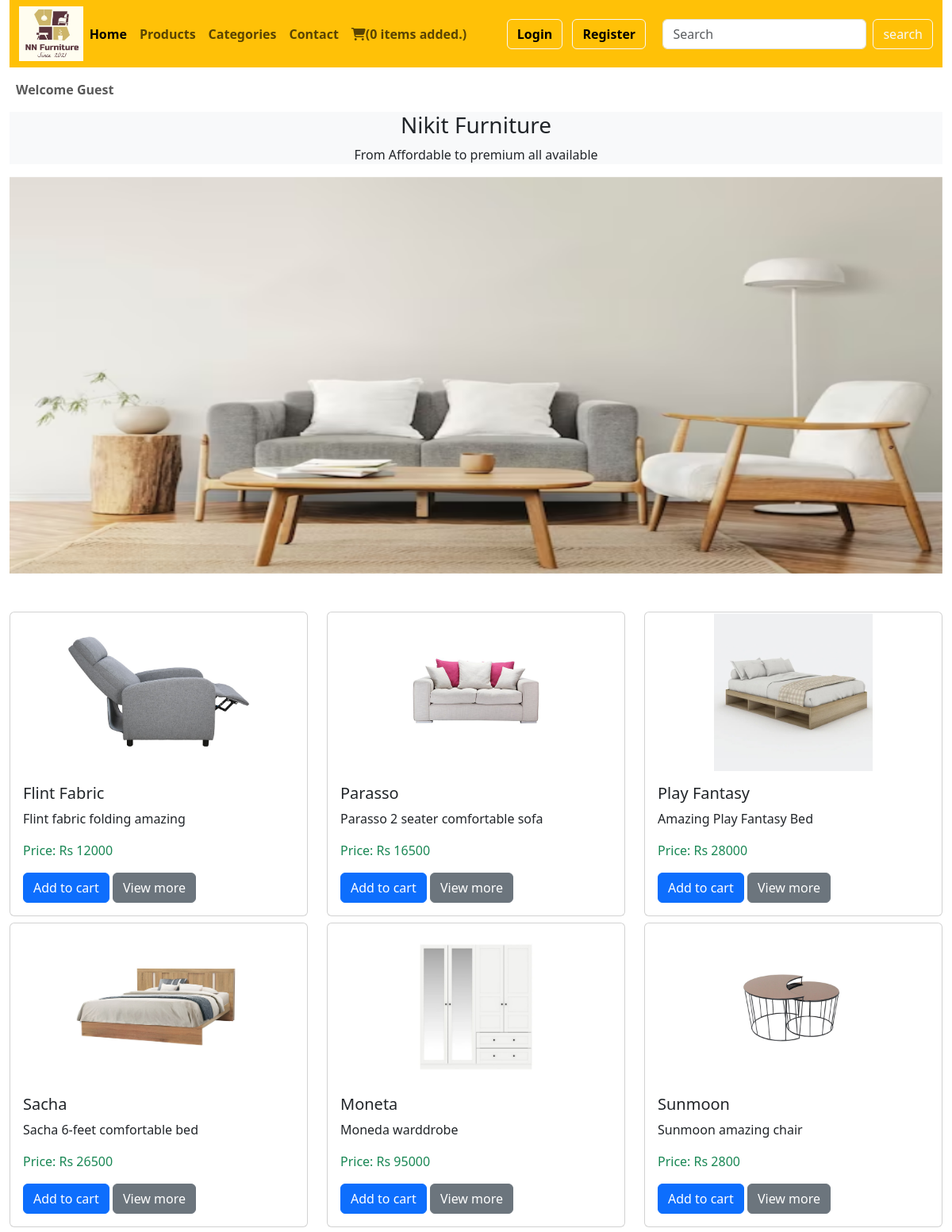
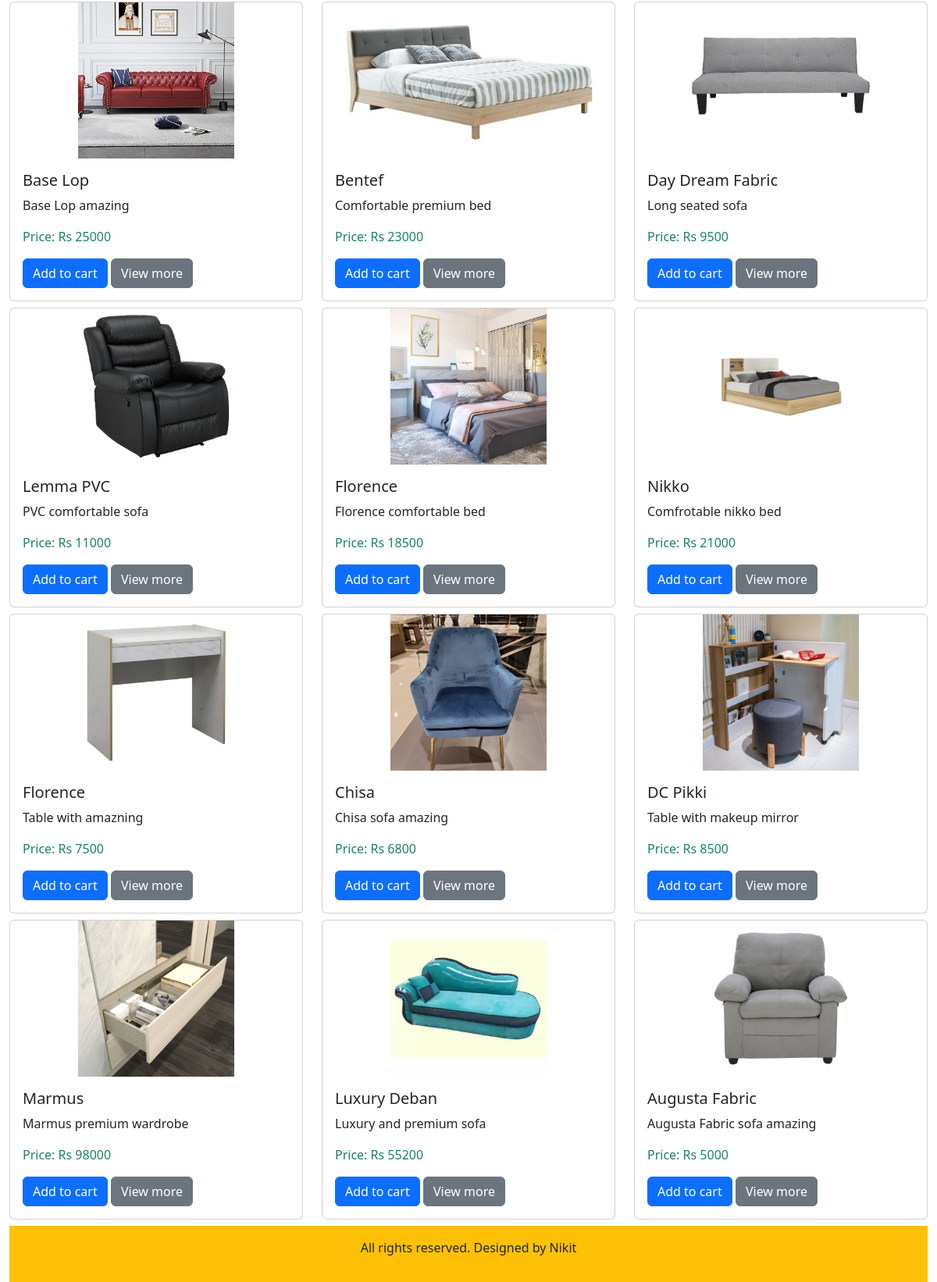
The page / on the database its author committed (2 pictures, top to bottom).
### tables this page shows
CREATE TABLE `products` (
  `product_id` int(11) NOT NULL,
  `product_title` varchar(100) NOT NULL,
  `product_description` varchar(255) NOT NULL,
  `product_keywords` varchar(255) NOT NULL,
  `category_id` int(11) NOT NULL,
  `product_image1` varchar(255) NOT NULL,
  `product_image2` varchar(255) NOT NULL,
  `product_image3` varchar(255) NOT NULL,
  `product_price` varchar(100) NOT NULL,
  `date` timestamp NOT NULL DEFAULT current_timestamp() ON UPDATE current_timestamp(),
  `status` varchar(100) NOT NULL
);

### function/common_function.php (the view, shortened to what this page needs)
<?php
function getproducts(){
    global $con;
    if(!isset($_GET['category'])){
$select_query="Select * from `products` order by rand()";
$result_query=mysqli_query($con,$select_query);
while ($row = mysqli_fetch_assoc($result_query)) {
  $product_id = $row['product_id'];
  $product_title = $row['product_title'];
  $product_description = $row['product_description'];
  $product_image1 = $row['product_image1'];
  $product_price = $row['product_price'];
  echo " <div class='col-md-4 mb-2'>
  <div class='card'>
<img src='./admin/product_images/$product_image1' class='card-img-top' alt=''>
<div class='card-body'>
  <h5 class='card-title'>$product_title</h5>
  <p class='card-text'>$product_description</p>
  <p class='card-text text-success'>Price: Rs $product_price</p>
  <a href='index.php?add_to_cart=$product_id' class='btn btn-primary'>Add to cart</a>
  <a href='product_details.php?product_id=$product_id' class='btn btn-secondary'>View more</a>
</div>
</div>
  </div>";
}
}
}
function getIPAddress() {
   if(!empty($_SERVER['HTTP_CLIENT_IP'])) {
              $ip = $_SERVER['HTTP_CLIENT_IP'];
      }
  elseif (!empty($_SERVER['HTTP_X_FORWARDED_FOR'])) {
              $ip = $_SERVER['HTTP_X_FORWARDED_FOR'];
   }
  else{
           $ip = $_SERVER['REMOTE_ADDR'];
   }
   return $ip;
}
function cart_item(){
if(isset($_GET['add_to_cart'])){
  global $con;
  $get_ip_add =getIPAddress();
  $select_query="Select * from `cart_details` where ip_address='$get_ip_add'";
  $result_query=mysqli_query($con,$select_query);
  $count_cart_item=mysqli_num_rows($result_query);
}else{
  global $con;
  $get_ip_add =getIPAddress();
  $select_query="Select * from `cart_details` where ip_address='$get_ip_add'";
  $result_query=mysqli_query($con,$select_query);
  $count_cart_item=mysqli_num_rows($result_query);
}
echo $count_cart_item;
}
?>

### index.php (shortened to what this page needs)
<?php
include('./includes/connect.php');
include('function/common_function.php');
?>
<!DOCTYPE html>
<html lang="en">
<head>
    <link href="https://cdn.jsdelivr.net/npm/bootstrap@5.3.3/dist/css/bootstrap.min.css" rel="stylesheet">
    <link rel="stylesheet" href="https://cdnjs.cloudflare.com/ajax/libs/font-awesome/6.5.1/css/all.min.css" />
<link rel="stylesheet" href="style.css">
</head>
<body>
   <div class="container-fluid">
    <nav class="navbar navbar-expand-lg bg-warning">
  <div class="container-fluid">
    <img src="./img/logo.jpg" alt="" class="logo">
    <div class="collapse navbar-collapse" id="navbarSupportedContent">
      <ul class="navbar-nav me-auto mb-2 mb-lg-0">
        <li class="nav-item">
          <a class="nav-link active" aria-current="page" href="index.php"><b>Home</b></a>
        </li>
        <li class="nav-item">
          <a class="nav-link" href="display_products.php"><b>Products</b></a>
        </li>
        <li class="nav-item">
          <a class="nav-link" href="categories.php"><b>Categories</b></a>
        </li>
        <li class="nav-item">
          <a class="nav-link" href="contact.php"><b>Contact</b></a>
        </li>
        <li class="nav-item">
          <a class="nav-link" href="cart.php"><b><i class="fa solid fa-shopping-cart"></i>(<?php
          cart_item();
          ?> items added.)</b></a>
        </li>
      </ul>
      <div class="navbar-text mx-auto">
        <?php
        if(!isset($_SESSION['user_name'])){
          echo "
          <a href='./user_store/user_login.php' class='btn btn-outline-light me-2'><b>Login</b></a>";
      } else {
          echo "
          <a href='./user_store/logout.php' class='btn btn-outline-light me-2'><b>Logout</b></a>";
      }
      if(isset($_SESSION['user_name'])){
echo "
<a href='./user_store/profile.php' class='btn btn-outline-light'><b>My account</b></a>
";
      }else{
        echo "
        <a href='./user_store/user_registration.php' class='btn btn-outline-light'><b>Register</b></a>";
      }
      ?>
</div>
      <form class="d-flex " action="search_product.php" method="get">
        <input class="form-control me-2" type="search" placeholder="Search" aria-label="Search" name="search_data">
<input type="submit" value="search" class="btn btn-outline-light" name="search_data_product">
      </form>
    </div>
  </div>
</nav>
<nav class="navbar navbar-expand-lg custom ">
    <ul class="navbar-nav me-auto">
        <?php
        if(!isset($_SESSION['user_name'])){
            echo "<li class='nav-item'>
            <a class='nav-link' href='#' style='font-weight: bold;'>Welcome Guest</a>
          </li>";
        } else {
            echo "<li class='nav-item'>
                      <a class='nav-link' href='#' style='font-weight: bold;'>Welcome, ".$_SESSION['user_name']." </a>
                  </li>";
        }
        ?>
    </ul>
</nav>
<div class="bg-light">
    <h3 class="text-center">Nikit Furniture</h3>
    <p class="text-center"> From Affordable to premium all available</p>
</div>
<div id="carouselExampleIndicators" class="carousel slide mb-5" data-bs-ride="carousel" data-bs-pause="false">
        <div class="carousel-inner">
            <div class="carousel-item active">
                <img src="./img/f1.jpg" class="d-block w-100"style="width: 500px; height: 500px;" alt="...">
            </div>
        </div>
    </div>
<div class="row">
<div class="col md-20">
<div class="row">
<?php
 getproducts();
?>
    </div>
</div>
</div>
<div class="bg-warning p-3 text-center">
    <p>All rights reserved. Designed by Nikit</p>
</div>
   </div>
</body>
</html>

### style.css (style rules this page uses)
* { margin: 0; padding: 0; box-sizing: border-box; }
.logo { width: 7%; height:7% }
.card-img-top { width: 100%; height: 200px; object-fit: contain; }

### rows shown on the page
products: product_image1 (picture), product_title "Flint Fabric", product_description "Flint fabric folding amazing", product_price "12000"
products: product_image1 (picture), product_title "Parasso", product_description "Parasso 2 seater comfortable sofa", product_price "16500"
products: product_image1 (picture), product_title "Play Fantasy", product_description "Amazing Play Fantasy Bed", product_price "28000"
products: product_image1 (picture), product_title "Sacha", product_description "Sacha 6-feet comfortable bed", product_price "26500"
products: product_image1 (picture), product_title "Moneta", product_description "Moneda warddrobe", product_price "95000"
products: product_image1 (picture), product_title "Sunmoon", product_description "Sunmoon amazing chair", product_price "2800"
products: product_image1 (picture), product_title "Base Lop", product_description "Base Lop amazing", product_price "25000"
products: product_image1 (picture), product_title "Bentef", product_description "Comfortable premium bed", product_price "23000"
products: product_image1 (picture), product_title "Day Dream Fabric", product_description "Long seated sofa", product_price "9500"
products: product_image1 (picture), product_title "Lemma PVC", product_description "PVC comfortable sofa", product_price "11000"
products: product_image1 (picture), product_title "Florence", product_description "Florence comfortable bed", product_price "18500"
products: product_image1 (picture), product_title "Nikko", product_description "Comfrotable nikko bed", product_price "21000"
products: product_image1 (picture), product_title "Florence", product_description "Table with amazning", product_price "7500"
products: product_image1 (picture), product_title "Chisa", product_description "Chisa sofa amazing", product_price "6800"
products: product_image1 (picture), product_title "DC Pikki", product_description "Table with makeup mirror", product_price "8500"
products: product_image1 (picture), product_title "Marmus", product_description "Marmus premium wardrobe", product_price "98000"
products: product_image1 (picture), product_title "Luxury Deban", product_description "Luxury and premium sofa", product_price "55200"
products: product_image1 (picture), product_title "Augusta Fabric", product_description "Augusta Fabric sofa amazing", product_price "5000"

### other values the page prints
$count_cart_item "0"
